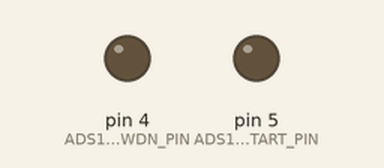
A program run on a simulated Arduino Uno, built with avr-gcc and run on an emulated ATmega328P. On the bench: output pins drawn as LEDs (lit = HIGH). Pins used as bus, display or sensor lines are not drawn; what the program prints to the serial monitor is not drawn.

Above: at 0.1 s.
At 1.3 s:
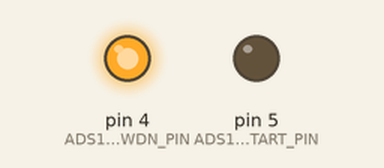
Timing chart, 0 to 2.8 s (numbered marks = the images above):
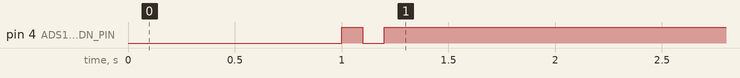

The program:

main.cpp
```cpp
#include <Arduino.h>
#include <SPI.h>
#include <stdio.h>
#include <stdarg.h>

/*

주의 Protoceltral 보드의 실크중 MISO, MOSI가 바뀌어 있다.

*/

#define WREG					0x40
#define RREG					0x20
#define ADS1292_ID				0x00
#define ADS1292_CONFIG1			0x01
#define ADS1292_CONFIG2			0x02
#define ADS1292_LOFF			0x03
#define ADS1292_CH1SET			0x04
#define ADS1292_CH2SET			0x05
#define ADS1292_RLDSENS			0x06
#define ADS1292_LOFFSENS		0x07
#define ADS1292_LOFFSTAT		0x08
#define ADS1292_RESP1			0x09
#define ADS1292_RESP2			0x0A
#define ADS1292_GPIO			0x0B

// System command
#define WAKEUP      0x02    // wake up from standby mode
#define STANDBY     0x04
#define RESET       0x06
#define START       0x08
#define STOP        0x0A
#define OFFSETCAL   0x1A

// Data read command
#define RDATAC      0x10    // Enable read data continous mode
#define SDATAC      0x11    // Stop read data continous mode
#define RDATA       0x12    // Read data

const int ADS1292_DRDY_PIN = 6;
const int ADS1292_CS_PIN = 10;
const int ADS1292_START_PIN = 5;
const int ADS1292_PWDN_PIN = 4;

uint8_t id;

void ads1292Reset(const int pwdnPin)
{
  digitalWrite(pwdnPin, HIGH);
  delay(100);					// Wait 100 mSec
  digitalWrite(pwdnPin, LOW);
  delay(100);
  digitalWrite(pwdnPin, HIGH);
  delay(100);
}

void ads_cs(uint8_t level)
{
	if (level == LOW) {
		digitalWrite(ADS1292_CS_PIN, LOW);
	}else {
		digitalWrite(ADS1292_CS_PIN, HIGH);
	}
}

int ads1292RegWrite(uint8_t add, uint8_t value)
{
	uint8_t sendBuf[3] = {uint8_t(add | WREG), 0, value};
	uint8_t pTxTemp;

	ads_cs(LOW);

	pTxTemp = SDATAC;
	SPI.transfer(pTxTemp);
	SPI.transfer(sendBuf[0]);
	SPI.transfer(sendBuf[1]);
	SPI.transfer(sendBuf[2]);

	ads_cs(HIGH);

	return 0;
}

uint8_t ads1292RegRead(uint8_t add)
{
	uint8_t sendBuf[2] = {uint8_t(add | RREG), 0};
	uint8_t returnValue = 0;
	uint8_t pTxTemp;

	ads_cs(LOW);

	pTxTemp = SDATAC;
	SPI.transfer(pTxTemp);
	SPI.transfer(sendBuf[0]);
	SPI.transfer(sendBuf[1]);
	returnValue = SPI.transfer(0x00);

	ads_cs(HIGH);

	return returnValue;
}

int ads1292PrintRegister(void)
{
	uint8_t pRxTemp;
#if 0
	char *regName[] = {"ID-------", "CONFIG1--", "CONFIG2--", "LOFF-----", "CH1SET---", \
				"CH2SET---", "RLD_SENS-", "LOFF_SENS", "LOFF_STAT", "RESP1----", "RESP2----", \
				"GPIO-----" };
#endif

	Serial.print("**** Register Value ****\r\n");
	for(uint8_t i=0; i<12; i++)
	{
		pRxTemp = ads1292RegRead(i);
		// dbg("%s", regName[i]);
		// dbg("[%02Xh]: 0x%02X\r\n", i, pRxTemp);
    Serial.println(pRxTemp);
	}

	return 0;
}


void setup() {

    delay(1000);

    Serial.begin(115200);

    SPI.begin();
    SPI.setBitOrder(MSBFIRST);
    SPI.setDataMode(SPI_MODE1);
    SPI.setClockDivider(SPI_CLOCK_DIV16);

    pinMode(ADS1292_DRDY_PIN, INPUT);
    pinMode(ADS1292_CS_PIN, OUTPUT);
    pinMode(ADS1292_START_PIN, OUTPUT);
    pinMode(ADS1292_PWDN_PIN, OUTPUT);

    digitalWrite(ADS1292_START_PIN, LOW);
    digitalWrite(ADS1292_CS_PIN, HIGH);

    ads1292Reset(ADS1292_PWDN_PIN);

    Serial.println("\r\nInitiliziation is done");
    id = ads1292RegRead(ADS1292_ID);
    Serial.print("ADS1292 ID = ");
    Serial.println(id, HEX);

    // ads1292PrintRegister();

}

void loop() {
  // put your main code here, to run repeatedly:

    id = ads1292RegRead(ADS1292_GPIO);
    Serial.print("VAL = ");
    Serial.println(id, HEX);

}
```
